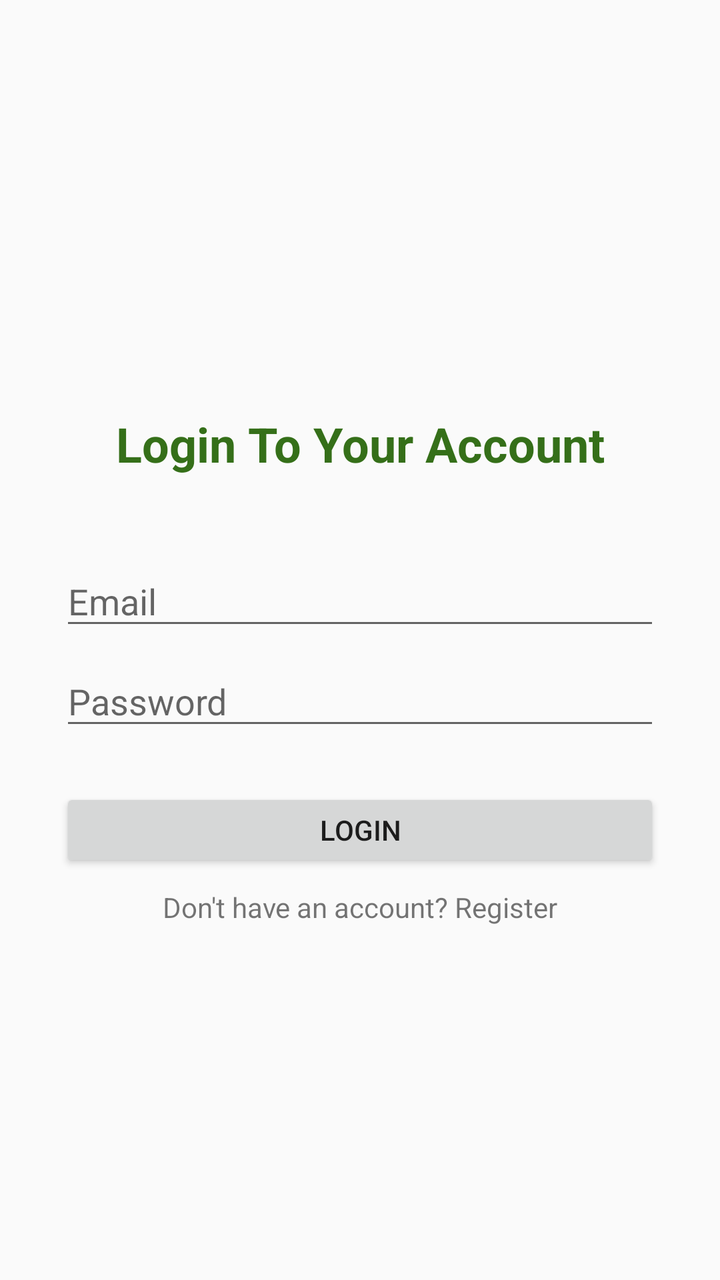
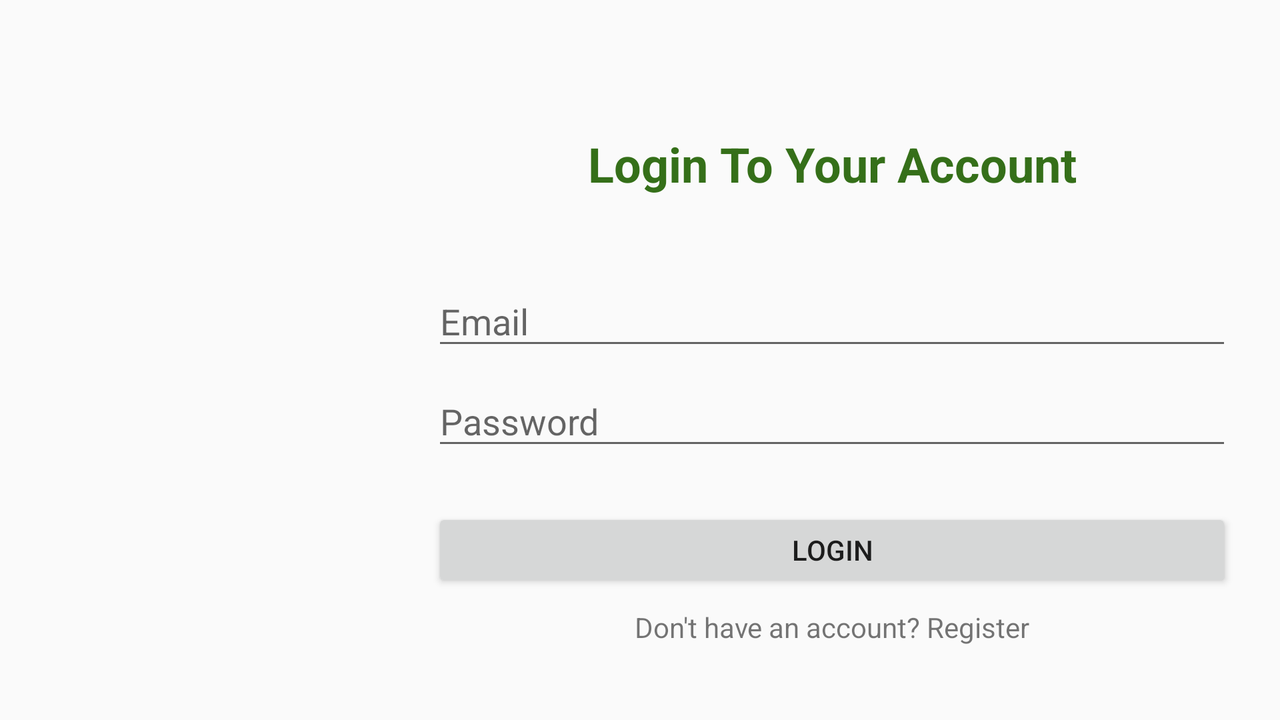

Compare how this app lays out the same screen by default and in its alternative resource folder. The renders come first, then the two layout files and the values they reference.
<!-- AndroidManifest.xml: activity theme AppTheme.NoActionBar -->
<!-- res/layout/activity_main.xml -->
<?xml version="1.0" encoding="utf-8"?>
<androidx.constraintlayout.widget.ConstraintLayout xmlns:android="http://schemas.android.com/apk/res/android"
    xmlns:app="http://schemas.android.com/apk/res-auto"
    xmlns:tools="http://schemas.android.com/tools"
    android:layout_width="match_parent"
    android:layout_height="match_parent"
    android:background="@drawable/bg"
    tools:context=".MainActivity">

    <EditText
        android:id="@+id/editText"
        android:layout_width="300dp"
        android:layout_height="42dp"
        android:layout_marginStart="8dp"
        android:layout_marginLeft="8dp"
        android:layout_marginTop="8dp"
        android:layout_marginEnd="8dp"
        android:layout_marginRight="8dp"
        android:layout_marginBottom="8dp"
        android:ems="10"
        android:hint="@string/email"
        android:inputType="textEmailAddress"
        app:layout_constraintBottom_toTopOf="@+id/editText4"
        app:layout_constraintEnd_toEndOf="parent"
        app:layout_constraintHorizontal_bias="0.5"
        app:layout_constraintStart_toStartOf="parent"
        app:layout_constraintTop_toTopOf="parent"
        app:layout_constraintVertical_chainStyle="packed" />

    <EditText
        android:id="@+id/editText4"
        android:layout_width="300dp"
        android:layout_height="42dp"
        android:ems="10"
        android:hint="@string/password"
        android:inputType="textPassword"
        app:layout_constraintBottom_toBottomOf="parent"
        app:layout_constraintEnd_toEndOf="@+id/editText"
        app:layout_constraintStart_toStartOf="@+id/editText"
        app:layout_constraintTop_toBottomOf="@+id/editText" />

    <TextView
        android:id="@+id/textView3"
        android:layout_width="wrap_content"
        android:layout_height="wrap_content"
        android:layout_marginBottom="40dp"
        android:text="@string/login_to_your_account"
        android:textColor="#356f19"
        android:textSize="24sp"
        android:textStyle="bold"
        app:layout_constraintBottom_toTopOf="@+id/editText"
        app:layout_constraintEnd_toEndOf="@+id/editText"
        app:layout_constraintStart_toStartOf="@+id/editText" />

    <ImageView
        android:id="@+id/imageView3"
        android:layout_width="0dp"
        android:layout_height="0dp"
        android:layout_marginTop="24dp"
        app:layout_constraintBottom_toTopOf="@+id/textView3"
        app:layout_constraintDimensionRatio="2:4"
        app:layout_constraintEnd_toEndOf="@+id/textView3"
        app:layout_constraintStart_toStartOf="@+id/textView3"
        app:layout_constraintTop_toTopOf="parent"
        app:srcCompat="@drawable/ic_todo" />

    <Button
        android:id="@+id/button"
        android:layout_width="300dp"
        android:layout_height="42dp"
        android:layout_marginTop="24dp"
        android:text="@string/login"
        app:layout_constraintEnd_toEndOf="@+id/editText4"
        app:layout_constraintHorizontal_bias="0.496"
        app:layout_constraintStart_toStartOf="@+id/editText4"
        app:layout_constraintTop_toBottomOf="@+id/editText4" />

    <TextView
        android:id="@+id/textView4"
        android:layout_width="wrap_content"
        android:layout_height="wrap_content"
        android:layout_marginTop="8dp"
        android:text="@string/don_t_have_an_account_register"
        app:layout_constraintEnd_toEndOf="@+id/button"
        app:layout_constraintStart_toStartOf="@+id/button"
        app:layout_constraintTop_toBottomOf="@+id/button" />

</androidx.constraintlayout.widget.ConstraintLayout>
<!-- resources referenced by this layout -->
<resources>
  <string name="don_t_have_an_account_register">Don\'t have an account? Register</string>
  <string name="email">Email</string>
  <string name="login">Login</string>
  <string name="login_to_your_account">Login To Your Account</string>
  <string name="password">Password</string>
  <style name="AppTheme.NoActionBar">
          <item name="windowActionBar">false</item>
          <item name="windowNoTitle">true</item>
      </style>
</resources>
<!-- res/layout-land/activity_main.xml (the author's variant of the layout above) -->
<!-- drawn on the phone turned sideways -->
<?xml version="1.0" encoding="utf-8"?>
<androidx.constraintlayout.widget.ConstraintLayout xmlns:android="http://schemas.android.com/apk/res/android"
    xmlns:app="http://schemas.android.com/apk/res-auto"
    xmlns:tools="http://schemas.android.com/tools"
    android:layout_width="match_parent"
    android:layout_height="match_parent"
    android:background="@drawable/bg"
    tools:context=".MainActivity">

    <EditText
        android:id="@+id/editText"
        android:layout_width="400dp"
        android:layout_height="42dp"
        android:layout_marginStart="200dp"
        android:layout_marginLeft="200dp"
        android:layout_marginTop="8dp"
        android:layout_marginEnd="8dp"
        android:layout_marginRight="8dp"
        android:layout_marginBottom="8dp"
        android:ems="10"
        android:hint="@string/email"
        android:inputType="textEmailAddress"
        app:layout_constraintBottom_toTopOf="@+id/editText4"
        app:layout_constraintEnd_toEndOf="parent"
        app:layout_constraintHorizontal_bias="0.5"
        app:layout_constraintStart_toStartOf="parent"
        app:layout_constraintTop_toTopOf="parent"
        app:layout_constraintVertical_chainStyle="packed" />

    <EditText
        android:id="@+id/editText4"
        android:layout_width="400dp"
        android:layout_height="42dp"
        android:ems="10"
        android:hint="@string/password"
        android:inputType="textPassword"
        app:layout_constraintBottom_toBottomOf="parent"
        app:layout_constraintEnd_toEndOf="@+id/editText"
        app:layout_constraintStart_toStartOf="@+id/editText"
        app:layout_constraintTop_toBottomOf="@+id/editText" />

    <TextView
        android:id="@+id/textView3"
        android:layout_width="wrap_content"
        android:layout_height="wrap_content"
        android:layout_marginBottom="40dp"
        android:text="@string/login_to_your_account"
        android:textColor="#356f19"
        android:textSize="24sp"
        android:textStyle="bold"
        app:layout_constraintBottom_toTopOf="@+id/editText"
        app:layout_constraintEnd_toEndOf="@+id/editText"
        app:layout_constraintStart_toStartOf="@+id/editText" />

    <Button
        android:id="@+id/button"
        android:layout_width="400dp"
        android:layout_height="42dp"
        android:layout_marginTop="24dp"
        android:text="@string/login"
        app:layout_constraintEnd_toEndOf="@+id/editText4"
        app:layout_constraintHorizontal_bias="0.496"
        app:layout_constraintStart_toStartOf="@+id/editText4"
        app:layout_constraintTop_toBottomOf="@+id/editText4" />

    <TextView
        android:id="@+id/textView4"
        android:layout_width="wrap_content"
        android:layout_height="wrap_content"
        android:layout_marginTop="8dp"
        android:text="@string/don_t_have_an_account_register"
        app:layout_constraintEnd_toEndOf="@+id/button"
        app:layout_constraintStart_toStartOf="@+id/button"
        app:layout_constraintTop_toBottomOf="@+id/button" />

    <ImageView
        android:id="@+id/imageView"
        android:layout_width="0dp"
        android:layout_height="0dp"
        android:layout_marginStart="8dp"
        android:layout_marginLeft="8dp"
        android:layout_marginTop="8dp"
        android:layout_marginEnd="8dp"
        android:layout_marginRight="8dp"
        android:layout_marginBottom="100dp"
        app:layout_constraintBottom_toBottomOf="parent"
        app:layout_constraintDimensionRatio="4:2"
        app:layout_constraintEnd_toStartOf="@+id/editText"
        app:layout_constraintStart_toStartOf="parent"
        app:layout_constraintTop_toTopOf="parent"
        app:srcCompat="@drawable/ic_todo" />

</androidx.constraintlayout.widget.ConstraintLayout>
